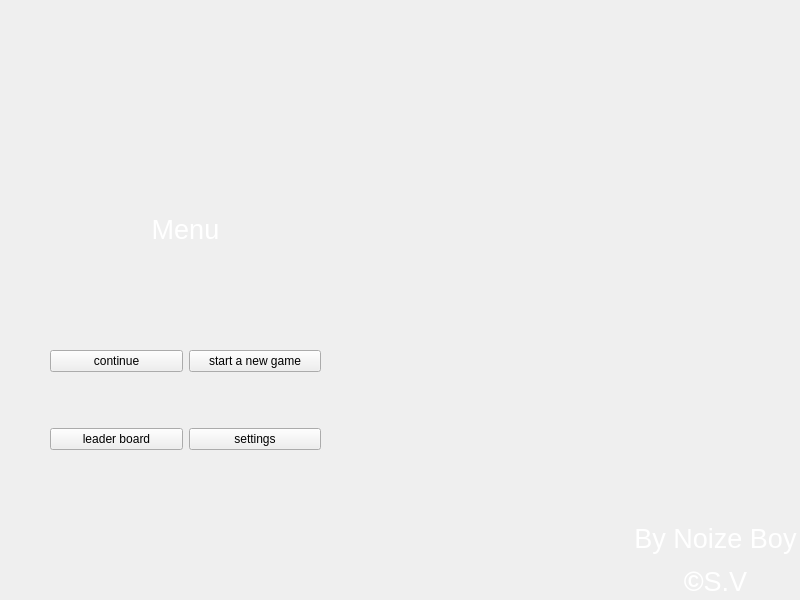
<?xml version="1.0" encoding="UTF-8"?>
<ui version="4.0">
 <class>MenuGames</class>
 <widget class="QMainWindow" name="MenuGames">
  <property name="geometry">
   <rect>
    <x>0</x>
    <y>0</y>
    <width>800</width>
    <height>600</height>
   </rect>
  </property>
  <property name="minimumSize">
   <size>
    <width>800</width>
    <height>600</height>
   </size>
  </property>
  <property name="windowTitle">
   <string>MainWindow</string>
  </property>
  <widget class="QWidget" name="centralwidget">
   <widget class="QLabel" name="label">
    <property name="geometry">
     <rect>
      <x>0</x>
      <y>0</y>
      <width>800</width>
      <height>600</height>
     </rect>
    </property>
    <property name="text">
     <string>&lt;html&gt;&lt;head/&gt;&lt;body&gt;&lt;p&gt;&lt;img src=&quot;:/1/background_menu.jpg&quot;/&gt;&lt;/p&gt;&lt;/body&gt;&lt;/html&gt;</string>
    </property>
   </widget>
   <widget class="QLabel" name="lbl_menu">
    <property name="geometry">
     <rect>
      <x>50</x>
      <y>160</y>
      <width>271</width>
      <height>140</height>
     </rect>
    </property>
    <property name="text">
     <string>&lt;html&gt;&lt;head/&gt;&lt;body&gt;&lt;p align=&quot;center&quot;&gt;&lt;span style=&quot; font-size:20pt; color:#ffffff;&quot;&gt;Menu&lt;/span&gt;&lt;/p&gt;&lt;/body&gt;&lt;/html&gt;</string>
    </property>
   </widget>
   <widget class="QLabel" name="By">
    <property name="geometry">
     <rect>
      <x>630</x>
      <y>490</y>
      <width>171</width>
      <height>141</height>
     </rect>
    </property>
    <property name="text">
     <string>&lt;html&gt;&lt;head/&gt;&lt;body&gt;&lt;p align=&quot;center&quot;&gt;&lt;span style=&quot; font-size:20pt; color:#ffffff;&quot;&gt;By Noize Boy&lt;/span&gt;&lt;/p&gt;&lt;p align=&quot;center&quot;&gt;&lt;span style=&quot; font-family:'sans-serif'; font-size:20pt; font-weight:696; color:#ffffff;&quot;&gt;©&lt;/span&gt;&lt;span style=&quot; font-size:20pt; color:#ffffff;&quot;&gt;S.V&lt;/span&gt;&lt;/p&gt;&lt;/body&gt;&lt;/html&gt;</string>
    </property>
   </widget>
   <widget class="QWidget" name="layoutWidget">
    <property name="geometry">
     <rect>
      <x>50</x>
      <y>300</y>
      <width>271</width>
      <height>200</height>
     </rect>
    </property>
    <layout class="QGridLayout" name="gridLayout">
     <item row="0" column="0">
      <widget class="QPushButton" name="continue_2">
       <property name="enabled">
        <bool>true</bool>
       </property>
       <property name="text">
        <string>continue</string>
       </property>
      </widget>
     </item>
     <item row="1" column="1">
      <widget class="QPushButton" name="settings">
       <property name="text">
        <string>settings</string>
       </property>
      </widget>
     </item>
     <item row="1" column="0">
      <widget class="QPushButton" name="leader_board">
       <property name="enabled">
        <bool>true</bool>
       </property>
       <property name="text">
        <string>leader board</string>
       </property>
      </widget>
     </item>
     <item row="0" column="1">
      <widget class="QPushButton" name="SANG">
       <property name="text">
        <string>start a new game</string>
       </property>
      </widget>
     </item>
    </layout>
   </widget>
  </widget>
 </widget>
 <resources/>
 <connections/>
</ui>
